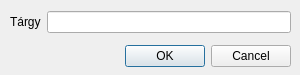
<?xml version="1.0" encoding="UTF-8"?>
<ui version="4.0">
 <class>AddUpdateSmallItemDialog</class>
 <widget class="QDialog" name="AddUpdateSmallItemDialog">
  <property name="geometry">
   <rect>
    <x>0</x>
    <y>0</y>
    <width>300</width>
    <height>75</height>
   </rect>
  </property>
  <property name="windowTitle">
   <string>Tárgy hozzáadása</string>
  </property>
  <widget class="QDialogButtonBox" name="confirm_reject_small_item_buttonBox">
   <property name="geometry">
    <rect>
     <x>120</x>
     <y>40</y>
     <width>171</width>
     <height>32</height>
    </rect>
   </property>
   <property name="orientation">
    <enum>Qt::Orientation::Horizontal</enum>
   </property>
   <property name="standardButtons">
    <set>QDialogButtonBox::StandardButton::Cancel|QDialogButtonBox::StandardButton::Ok</set>
   </property>
  </widget>
  <widget class="QWidget" name="layoutWidget">
   <property name="geometry">
    <rect>
     <x>10</x>
     <y>10</y>
     <width>281</width>
     <height>24</height>
    </rect>
   </property>
   <layout class="QHBoxLayout" name="horizontalLayout">
    <item>
     <widget class="QLabel" name="small_item_label">
      <property name="text">
       <string>Tárgy</string>
      </property>
     </widget>
    </item>
    <item>
     <widget class="QLineEdit" name="small_item_lineEdit"/>
    </item>
   </layout>
  </widget>
 </widget>
 <resources/>
 <connections>
  <connection>
   <sender>confirm_reject_small_item_buttonBox</sender>
   <signal>accepted()</signal>
   <receiver>AddUpdateSmallItemDialog</receiver>
   <slot>accept()</slot>
   <hints>
    <hint type="sourcelabel">
     <x>248</x>
     <y>254</y>
    </hint>
    <hint type="destinationlabel">
     <x>157</x>
     <y>274</y>
    </hint>
   </hints>
  </connection>
  <connection>
   <sender>confirm_reject_small_item_buttonBox</sender>
   <signal>rejected()</signal>
   <receiver>AddUpdateSmallItemDialog</receiver>
   <slot>reject()</slot>
   <hints>
    <hint type="sourcelabel">
     <x>316</x>
     <y>260</y>
    </hint>
    <hint type="destinationlabel">
     <x>286</x>
     <y>274</y>
    </hint>
   </hints>
  </connection>
 </connections>
</ui>
